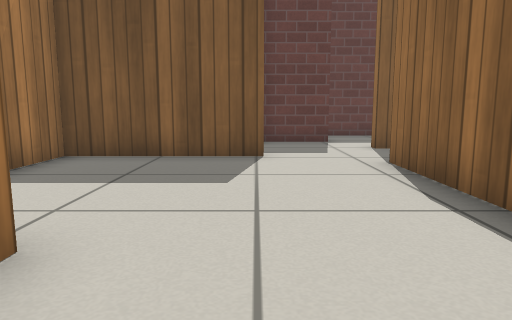
View 1 (above)

15 first-person views from a walk through a Gazebo world. The camera is 0.5 m above the floor, tilts 8° down and sees 70° across. The floor is counted in squares, 0.5 m on a side. Each view is taken from the middle of a square. On the plan, view 1 faces up. The plan holds only what a view shows up to about 13 squares ahead; the rest is blank. Simple patterns stand in for the simulator's built-in surfaces.

View 2
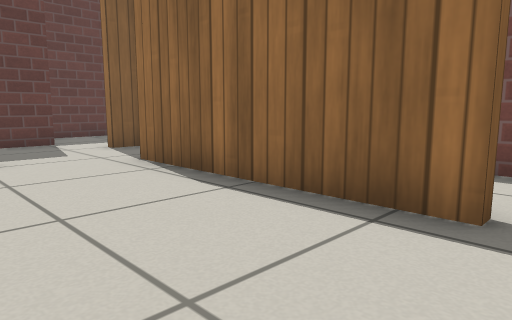

View 3
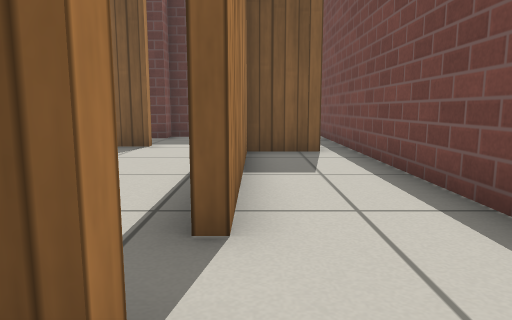

View 4
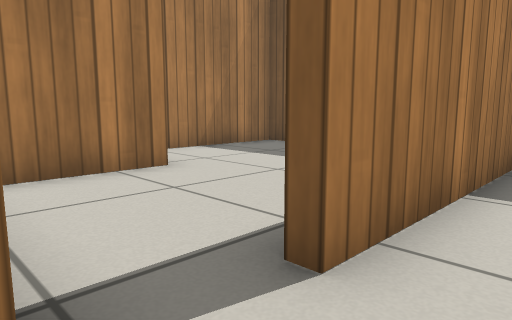

View 5
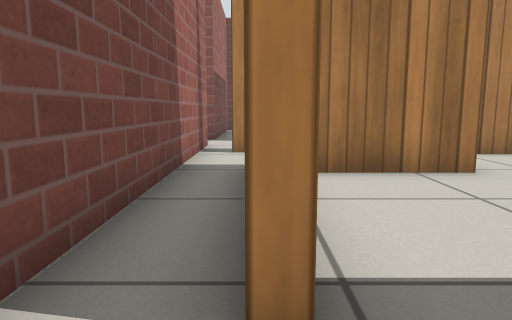

View 6
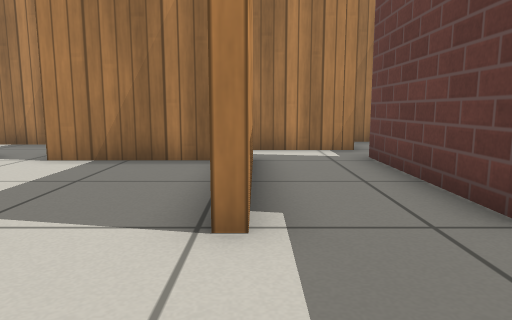

View 7
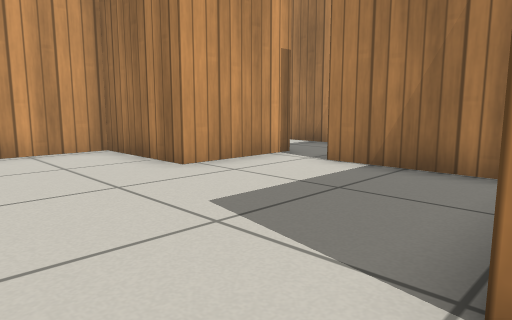

View 8
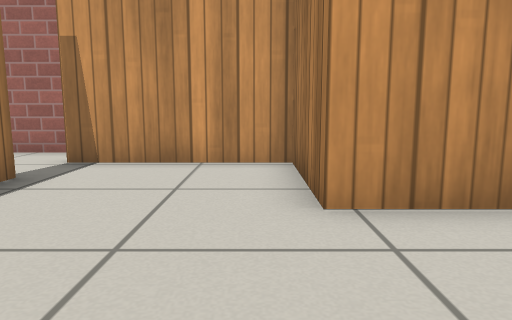

View 9
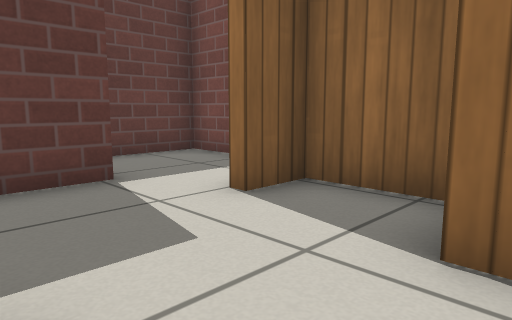

View 10
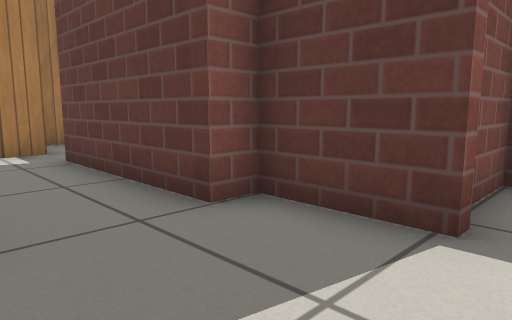

View 11
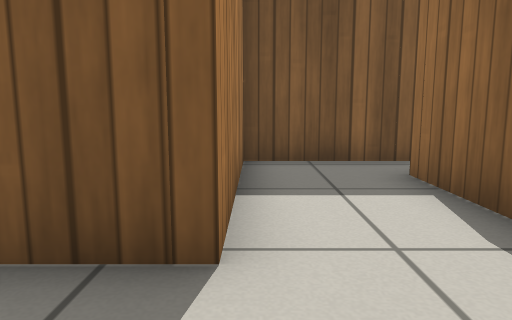

View 12
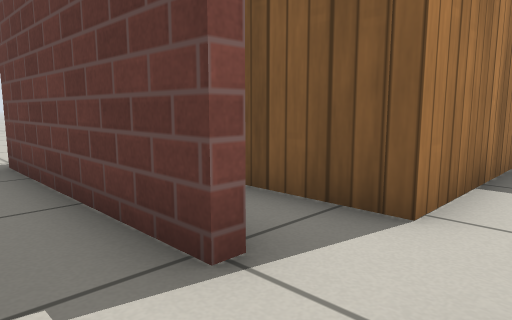

View 13
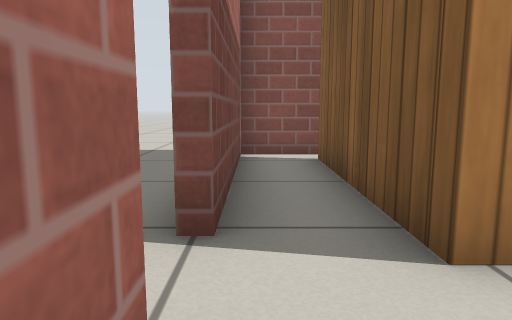

View 14
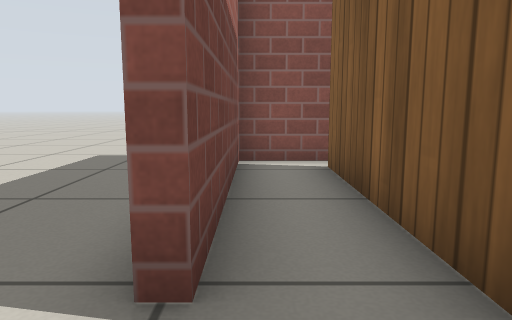

View 15
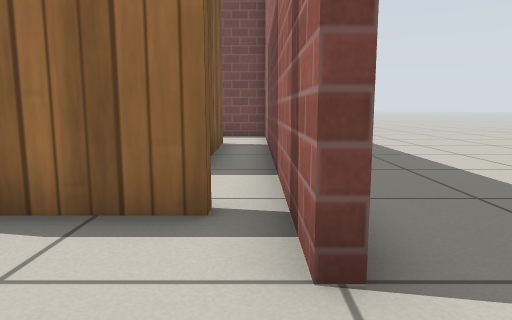

### Floor plan
Points are (right, up) in squares from view 1. A wall is a line through its corners. A room is listed if a view was taken in it or the views show most of it. See-through windows are left out.
Room 1 (views 1, 2, 7, 8, 9)
walls: (0.3, 7.6) (-4, 7.6) (-4, 3.9); (-3.5, 2.5) (-1.7, 2.5) (-1.7, -0.7) (2.5, -0.7); (2.5, 0.8) (2.5, 6.9)
ways out: opening at (-4.5, 3) to room 5; opening at (1.5, 8) to room 6
Room 2 (views 3, 4, 5)
walls: (-4.5, -2.3) (4.6, -2.3); (2.5, -1) (-0.5, -1); (2.8, 0.8) (2.5, 0.8)
low walls: (2.5, -0.7) (2.5, -1)
ways out: opening at (-5, -2) to room 5; opening at (3.3, -0.7) to room 8
Room 3 (views 6, 10)
walls: (4.2, 7.2) (4.2, 9.2) (2.9, 9.2)
Room 4 (views 11, 12)
walls: (-7.8, -2.3) (-7.8, -2.6) (-13.4, -2.6)
ways out: opening at (-7, -3) to room 5
Room 5 (views 13, 14, 15)
walls: (-6, -2.3) (-4.5, -2.3); (-4.7, -1.6) (-4.7, 2.5) (-3.5, 2.5); (-4, 3.9) (-7.2, 3.9) (-7.2, -0.8) (-12.2, -0.8); (-13, -0.5) (-13, -2.3) (-7.8, -2.3)
low walls: (-6, -2.8) (-6, -2.3)
ways out: opening at (-4.5, 3) to room 1; opening at (-5, -2) to room 2; opening at (-7, -3) to room 4
Room 6 (no view inside)
walls: (-3, 7.9) (0.3, 7.9); (2.3, 11) (0, 11) (0, 10.3) (-4.6, 10.3); (-5.8, 9.6) (-5.8, 7.9)
ways out: opening at (1.5, 8) to room 1; opening at (3, 10) to room 7; opening at (-5, 7.5); opening at (-5, 10)
Room 7 (no view inside)
walls: (5.4, 7.9) (5.4, 13.6) (2, 13.6) (2, 12.1)
ways out: opening at (3, 10) to room 6
Room 8 (no view inside)
walls: (5.4, 1) (5.4, 7.9); (2.8, 6.1) (2.8, 0.8); (4.5, 6.5) (2.8, 6.5)
ways out: opening at (3.3, -0.7) to room 2

Positions as (right, up) in squares from view 1, and headings:
1: (0, 0), facing up
2: (-1, 0), facing up-right
3: (3, -2), facing up
4: (4, -1), facing up-left
5: (4, -1), facing left
6: (3, 8), facing left
7: (2, 8), facing down-left
8: (-1, 6), facing down
9: (0, 6), facing up-right
10: (3, 8), facing up-left
11: (-7, -3), facing up
12: (-6, -4), facing up-left
13: (-5, -2), facing left
14: (-6, -2), facing left
15: (-8, -2), facing right
